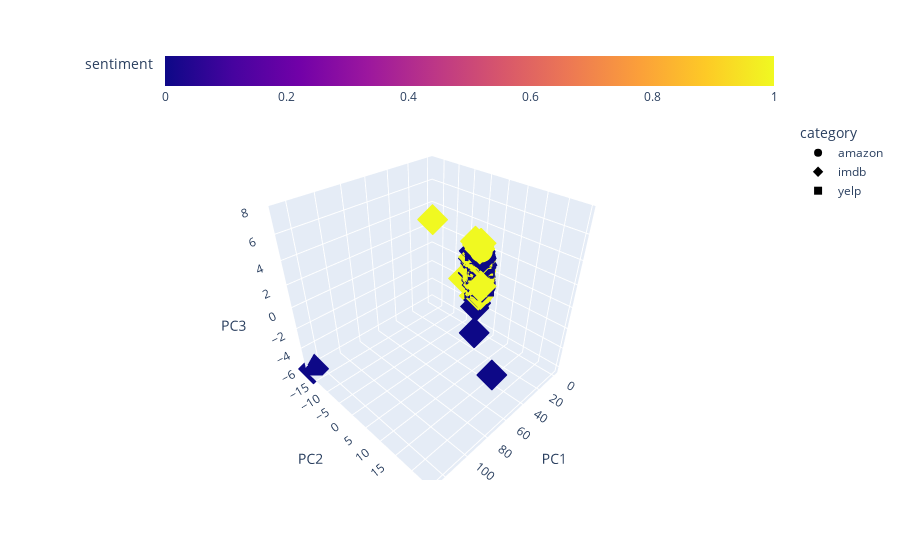

Notebook source saved alongside this figure:
### Code cell
fig = px.scatter_3d(df_reduced, x='PC1', y='PC2', z='PC3', color='sentiment', symbol='category')

fig.update_layout(coloraxis_colorbar=dict(orientation="h"))
fig.show()

### Figure 1 — Plotly figure (JSON) as saved in the notebook; plotly's stock layout.template omitted (floating-point values rounded to 4 significant figures; data arrays with more than 128 entries replaced by an {"elided": "..."} marker saying what was removed)
{"data": [{"hovertemplate": "category=amazon<br>PC1=%{x}<br>PC2=%{y}<br>PC3=%{z}<br>sentiment=%{marker.color}<extra></extra>", "legendgroup": "amazon", "marker": {"color": {"elided": "990 int values"}, "coloraxis": "coloraxis", "symbol": "circle"}, "mode": "markers", "name": "amazon", "scene": "scene", "showlegend": true, "type": "scatter3d", "x": {"elided": "990 float values"}, "y": {"elided": "990 float values"}, "z": {"elided": "990 float values"}}, {"hovertemplate": "category=imdb<br>PC1=%{x}<br>PC2=%{y}<br>PC3=%{z}<br>sentiment=%{marker.color}<extra></extra>", "legendgroup": "imdb", "marker": {"color": {"elided": "745 int values"}, "coloraxis": "coloraxis", "symbol": "diamond"}, "mode": "markers", "name": "imdb", "scene": "scene", "showlegend": true, "type": "scatter3d", "x": {"elided": "745 float values"}, "y": {"elided": "745 float values"}, "z": {"elided": "745 float values"}}, {"hovertemplate": "category=yelp<br>PC1=%{x}<br>PC2=%{y}<br>PC3=%{z}<br>sentiment=%{marker.color}<extra></extra>", "legendgroup": "yelp", "marker": {"color": {"elided": "996 int values"}, "coloraxis": "coloraxis", "symbol": "square"}, "mode": "markers", "name": "yelp", "scene": "scene", "showlegend": true, "type": "scatter3d", "x": {"elided": "996 float values"}, "y": {"elided": "996 float values"}, "z": {"elided": "996 float values"}}], "layout": {"coloraxis": {"colorbar": {"orientation": "h", "title": {"text": "sentiment"}}, "colorscale": [[0, "#0d0887"], [0.1111, "#46039f"], [0.2222, "#7201a8"], [0.3333, "#9c179e"], [0.4444, "#bd3786"], [0.5556, "#d8576b"], [0.6667, "#ed7953"], [0.7778, "#fb9f3a"], [0.8889, "#fdca26"], [1, "#f0f921"]]}, "legend": {"title": {"text": "category"}, "tracegroupgap": 0}, "margin": {"t": 60}, "scene": {"domain": {"x": [0, 1], "y": [0, 1]}, "xaxis": {"title": {"text": "PC1"}}, "yaxis": {"title": {"text": "PC2"}}, "zaxis": {"title": {"text": "PC3"}}}}}
